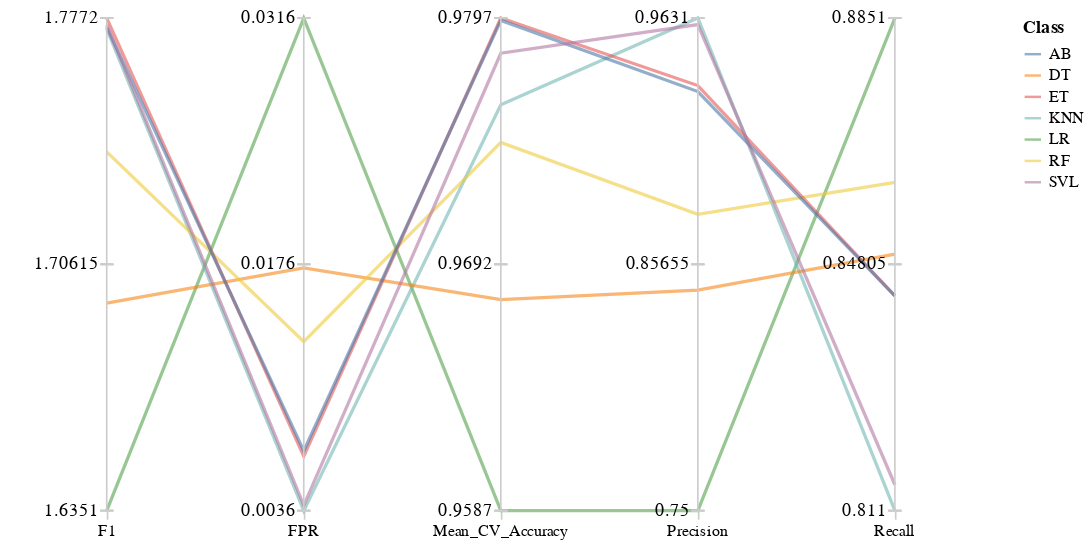

This figure's notebook cell:
### Markdown cell above
We can visualize the rest of the evalution metrics in a parallel plot where the color of the line indicates the classifier and each vertical axis correspond to a evaluation metric.

### Code cell
base = alt.Chart(comp).transform_window(
    index="count()"
).transform_fold(
    ['Mean_CV_Accuracy', 'Precision', 'Recall','FPR','F1']
).transform_joinaggregate(
    min="min(value)",
    max="max(value)",
    groupby=["key"]
).transform_calculate(
    norm_val="(datum.value - datum.min) / (datum.max - datum.min)",
    mid="(datum.min + datum.max) / 2"
).properties(width=600, height=300)

lines = base.mark_line(opacity=0.6).encode(
    x='key:N',
    y=alt.Y('norm_val:Q', axis=None),
    color="Class:N",
    detail="index:N",
    tooltip=["Mean_CV_Accuracy:N", "Precision:N", "Recall:N", "FPR:N","F1:N"]
)

rules = base.mark_rule(
    color="#ccc", tooltip=None
).encode(
    x="key:N",
    detail="count():Q",
)

def ytick(yvalue, field):
    scale = base.encode(x='key:N', y=alt.value(yvalue), text=f"min({field}):Q")
    return alt.layer(
        scale.mark_text(baseline="middle", align="right", dx=-5, tooltip=None),
        scale.mark_tick(size=8, color="#ccc", orient="horizontal", tooltip=None)
    )

alt.layer(
    lines, rules, ytick(0, "max"), ytick(150, "mid"), ytick(300, "min")
).configure_axisX(
    domain=False, labelAngle=0, tickColor="#ccc", title=None
).configure_view(
    stroke=None
)

### Figure 1 — Vega-Lite specification as saved in the notebook (floating-point values rounded to 4 significant figures)
{"config": {"view": {"continuousWidth": 400, "continuousHeight": 300, "stroke": null}, "axisX": {"domain": false, "labelAngle": 0, "tickColor": "#ccc", "title": null}}, "layer": [{"mark": {"type": "line", "opacity": 0.6}, "encoding": {"color": {"field": "Class", "type": "nominal"}, "detail": {"field": "index", "type": "nominal"}, "tooltip": [{"field": "Mean_CV_Accuracy", "type": "nominal"}, {"field": "Precision", "type": "nominal"}, {"field": "Recall", "type": "nominal"}, {"field": "FPR", "type": "nominal"}, {"field": "F1", "type": "nominal"}], "x": {"field": "key", "type": "nominal"}, "y": {"axis": null, "field": "norm_val", "type": "quantitative"}}, "height": 300, "transform": [{"window": [{"op": "count", "as": "index"}]}, {"fold": ["Mean_CV_Accuracy", "Precision", "Recall", "FPR", "F1"]}, {"joinaggregate": [{"op": "min", "field": "value", "as": "min"}, {"op": "max", "field": "value", "as": "max"}], "groupby": ["key"]}, {"calculate": "(datum.value - datum.min) / (datum.max - datum.min)", "as": "norm_val"}, {"calculate": "(datum.min + datum.max) / 2", "as": "mid"}], "width": 600}, {"mark": {"type": "rule", "color": "#ccc", "tooltip": null}, "encoding": {"detail": {"aggregate": "count", "type": "quantitative"}, "x": {"field": "key", "type": "nominal"}}, "height": 300, "transform": [{"window": [{"op": "count", "as": "index"}]}, {"fold": ["Mean_CV_Accuracy", "Precision", "Recall", "FPR", "F1"]}, {"joinaggregate": [{"op": "min", "field": "value", "as": "min"}, {"op": "max", "field": "value", "as": "max"}], "groupby": ["key"]}, {"calculate": "(datum.value - datum.min) / (datum.max - datum.min)", "as": "norm_val"}, {"calculate": "(datum.min + datum.max) / 2", "as": "mid"}], "width": 600}, {"layer": [{"mark": {"type": "text", "align": "right", "baseline": "middle", "dx": -5, "tooltip": null}, "encoding": {"text": {"aggregate": "min", "field": "max", "type": "quantitative"}, "x": {"field": "key", "type": "nominal"}, "y": {"value": 0}}, "height": 300, "transform": [{"window": [{"op": "count", "as": "index"}]}, {"fold": ["Mean_CV_Accuracy", "Precision", "Recall", "FPR", "F1"]}, {"joinaggregate": [{"op": "min", "field": "value", "as": "min"}, {"op": "max", "field": "value", "as": "max"}], "groupby": ["key"]}, {"calculate": "(datum.value - datum.min) / (datum.max - datum.min)", "as": "norm_val"}, {"calculate": "(datum.min + datum.max) / 2", "as": "mid"}], "width": 600}, {"mark": {"type": "tick", "color": "#ccc", "orient": "horizontal", "size": 8, "tooltip": null}, "encoding": {"text": {"aggregate": "min", "field": "max", "type": "quantitative"}, "x": {"field": "key", "type": "nominal"}, "y": {"value": 0}}, "height": 300, "transform": [{"window": [{"op": "count", "as": "index"}]}, {"fold": ["Mean_CV_Accuracy", "Precision", "Recall", "FPR", "F1"]}, {"joinaggregate": [{"op": "min", "field": "value", "as": "min"}, {"op": "max", "field": "value", "as": "max"}], "groupby": ["key"]}, {"calculate": "(datum.value - datum.min) / (datum.max - datum.min)", "as": "norm_val"}, {"calculate": "(datum.min + datum.max) / 2", "as": "mid"}], "width": 600}]}, {"layer": [{"mark": {"type": "text", "align": "right", "baseline": "middle", "dx": -5, "tooltip": null}, "encoding": {"text": {"aggregate": "min", "field": "mid", "type": "quantitative"}, "x": {"field": "key", "type": "nominal"}, "y": {"value": 150}}, "height": 300, "transform": [{"window": [{"op": "count", "as": "index"}]}, {"fold": ["Mean_CV_Accuracy", "Precision", "Recall", "FPR", "F1"]}, {"joinaggregate": [{"op": "min", "field": "value", "as": "min"}, {"op": "max", "field": "value", "as": "max"}], "groupby": ["key"]}, {"calculate": "(datum.value - datum.min) / (datum.max - datum.min)", "as": "norm_val"}, {"calculate": "(datum.min + datum.max) / 2", "as": "mid"}], "width": 600}, {"mark": {"type": "tick", "color": "#ccc", "orient": "horizontal", "size": 8, "tooltip": null}, "encoding": {"text": {"aggregate": "min", "field": "mid", "type": "quantitative"}, "x": {"field": "key", "type": "nominal"}, "y": {"value": 150}}, "height": 300, "transform": [{"window": [{"op": "count", "as": "index"}]}, {"fold": ["Mean_CV_Accuracy", "Precision", "Recall", "FPR", "F1"]}, {"joinaggregate": [{"op": "min", "field": "value", "as": "min"}, {"op": "max", "field": "value", "as": "max"}], "groupby": ["key"]}, {"calculate": "(datum.value - datum.min) / (datum.max - datum.min)", "as": "norm_val"}, {"calculate": "(datum.min + datum.max) / 2", "as": "mid"}], "width": 600}]}, {"layer": [{"mark": {"type": "text", "align": "right", "baseline": "middle", "dx": -5, "tooltip": null}, "encoding": {"text": {"aggregate": "min", "field": "min", "type": "quantitative"}, "x": {"field": "key", "type": "nominal"}, "y": {"value": 300}}, "height": 300, "transform": [{"window": [{"op": "count", "as": "index"}]}, {"fold": ["Mean_CV_Accuracy", "Precision", "Recall", "FPR", "F1"]}, {"joinaggregate": [{"op": "min", "field": "value", "as": "min"}, {"op": "max", "field": "value", "as": "max"}], "groupby": ["key"]}, {"calculate": "(datum.value - datum.min) / (datum.max - datum.min)", "as": "norm_val"}, {"calculate": "(datum.min + datum.max) / 2", "as": "mid"}], "width": 600}, {"mark": {"type": "tick", "color": "#ccc", "orient": "horizontal", "size": 8, "tooltip": null}, "encoding": {"text": {"aggregate": "min", "field": "min", "type": "quantitative"}, "x": {"field": "key", "type": "nominal"}, "y": {"value": 300}}, "height": 300, "transform": [{"window": [{"op": "count", "as": "index"}]}, {"fold": ["Mean_CV_Accuracy", "Precision", "Recall", "FPR", "F1"]}, {"joinaggregate": [{"op": "min", "field": "value", "as": "min"}, {"op": "max", "field": "value", "as": "max"}], "groupby": ["key"]}, {"calculate": "(datum.value - datum.min) / (datum.max - datum.min)", "as": "norm_val"}, {"calculate": "(datum.min + datum.max) / 2", "as": "mid"}], "width": 600}]}], "data": {"name": "data-0da6aa1885d0b9b1ffff60efeedad901"}, "$schema": "https://vega.github.io/schema/vega-lite/v4.17.0.json", "datasets": {"data-0da6aa1885d0b9b1ffff60efeedad901": [{"Class": "LR", "Mean_CV_Accuracy": 0.9587, "Precision": 0.75, "Recall": 0.8851, "F1": 1.635, "AUC": 0.9546, "FPR": 0.0316}, {"Class": "KNN", "Mean_CV_Accuracy": 0.976, "Precision": 0.9631, "Recall": 0.811, "F1": 1.774, "AUC": 0.9493, "FPR": 0.0036}, {"Class": "DT", "Mean_CV_Accuracy": 0.9677, "Precision": 0.8454, "Recall": 0.8496, "F1": 1.695, "AUC": 0.8985, "FPR": 0.0174}, {"Class": "RF", "Mean_CV_Accuracy": 0.9744, "Precision": 0.8782, "Recall": 0.8604, "F1": 1.739, "AUC": 0.9559, "FPR": 0.0132}, {"Class": "ET", "Mean_CV_Accuracy": 0.9797, "Precision": 0.9339, "Recall": 0.8433, "F1": 1.777, "AUC": 0.9597, "FPR": 0.0067}, {"Class": "AB", "Mean_CV_Accuracy": 0.9796, "Precision": 0.9313, "Recall": 0.8433, "F1": 1.775, "AUC": 0.9579, "FPR": 0.007}, {"Class": "SVL", "Mean_CV_Accuracy": 0.9782, "Precision": 0.9603, "Recall": 0.8149, "F1": 1.775, "AUC": null, "FPR": 0.0039}]}}
